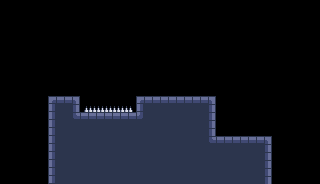

Below is a game level as drawn by its tile map, then a one-line description and the .tmx file that defines it, in full:
An orthogonal 40x23 tile map with 8x8 px tiles, 2 tile layers (Background, Base), 4 tilesets and 9 objects.

<map version="1.10" tiledversion="1.10.2" orientation="orthogonal" renderorder="right-down" width="40" height="23" tilewidth="8" tileheight="8" infinite="0" nextlayerid="4" nextobjectid="22">
 <tileset firstgid="1" source="tileset.tsx" />
 <tileset firstgid="1025" source="LevelEditor/big.tsx" />
 <tileset firstgid="1281" source="LevelEditor/small.tsx" />
 <tileset firstgid="2305" source="LevelEditor/wide.tsx" />
 <layer id="3" name="Background" width="40" height="23">
  <data encoding="csv">
0,0,0,0,0,0,0,0,0,0,0,0,0,0,0,0,0,0,0,0,0,0,0,0,0,0,0,0,0,0,0,0,0,0,0,0,0,0,0,0,
0,0,0,0,0,0,0,0,0,0,0,0,0,0,0,0,0,0,0,0,0,0,0,0,0,0,0,0,0,0,0,0,0,0,0,0,0,0,0,0,
0,0,0,0,0,0,0,0,0,0,0,0,0,0,0,0,0,0,0,0,0,0,0,0,0,0,0,0,0,0,0,0,0,0,0,0,0,0,0,0,
0,0,0,0,0,0,0,0,0,0,0,0,0,0,0,0,0,0,0,0,0,0,0,0,0,0,0,0,0,0,0,0,0,0,0,0,0,0,0,0,
0,0,0,0,0,0,0,0,0,0,0,0,0,0,0,0,0,0,0,0,0,0,0,0,0,0,0,0,0,0,0,0,0,0,0,0,0,0,0,0,
0,0,0,0,0,0,0,0,0,0,0,0,0,0,0,0,0,0,0,0,0,0,0,0,0,0,0,0,0,0,0,0,0,0,0,0,0,0,0,0,
0,0,0,0,0,0,0,0,0,0,0,0,0,0,0,0,0,0,0,0,0,0,0,0,0,0,0,0,0,0,0,0,0,0,0,0,0,0,0,0,
0,0,0,0,0,0,0,0,0,0,0,0,0,0,0,0,0,0,0,0,0,0,0,0,0,0,0,0,0,0,0,0,0,0,0,0,0,0,0,0,
0,0,0,0,0,0,0,0,0,0,0,0,0,0,0,0,0,0,0,0,0,0,0,0,0,0,0,0,0,0,0,0,0,0,0,0,0,0,0,0,
0,0,0,0,0,0,0,0,0,0,0,0,0,0,0,0,0,0,0,0,0,0,0,0,0,0,0,0,0,0,0,0,0,0,0,0,0,0,0,0,
0,0,0,0,0,0,0,0,0,0,0,0,0,0,0,0,0,0,0,0,0,0,0,0,0,0,0,0,0,0,0,0,0,0,0,0,0,0,0,0,
0,0,0,0,0,0,0,0,0,0,0,0,0,0,0,0,0,0,0,0,0,0,0,0,0,0,0,0,0,0,0,0,0,0,0,0,0,0,0,0,
0,0,0,0,0,0,0,0,0,0,0,0,0,0,0,0,0,0,0,0,0,0,0,0,0,0,0,0,0,0,0,0,0,0,0,0,0,0,0,0,
0,0,0,0,0,0,0,0,0,0,0,0,0,0,0,0,0,0,0,0,0,0,0,0,0,0,0,0,0,0,0,0,0,0,0,0,0,0,0,0,
0,0,0,0,0,0,0,0,0,0,0,0,0,0,0,0,0,0,0,0,0,0,0,0,0,0,0,0,0,0,0,0,0,0,0,0,0,0,0,0,
0,0,0,0,0,0,0,0,0,0,0,0,0,0,0,0,0,0,0,0,0,0,0,0,0,0,0,0,0,0,0,0,0,0,0,0,0,0,0,0,
0,0,0,0,0,0,0,0,0,0,0,0,0,0,0,0,0,0,0,0,0,0,0,0,0,0,0,0,0,0,0,0,0,0,0,0,0,0,0,0,
0,0,0,0,0,0,0,0,0,0,0,0,0,0,0,0,0,0,0,0,0,0,0,0,0,0,0,0,0,0,0,0,0,0,0,0,0,0,0,0,
0,0,0,0,0,0,0,0,0,0,0,0,0,0,0,0,0,0,0,0,0,0,0,0,0,0,0,0,0,0,0,0,0,0,0,0,0,0,0,0,
0,0,0,0,0,0,0,0,0,0,0,0,0,0,0,0,0,0,0,0,0,0,0,0,0,0,0,0,0,0,0,0,0,0,0,0,0,0,0,0,
0,0,0,0,0,0,0,0,0,0,0,0,0,0,0,0,0,0,0,0,0,0,0,0,0,0,0,0,0,0,0,0,0,0,0,0,0,0,0,0,
0,0,0,0,0,0,0,0,0,0,0,0,0,0,0,0,0,0,0,0,0,0,0,0,0,0,0,0,0,0,0,0,0,0,0,0,0,0,0,0,
0,0,0,0,0,0,0,0,0,0,0,0,0,0,0,0,0,0,0,0,0,0,0,0,0,0,0,0,0,0,0,0,0,0,0,0,0,0,0,0
</data>
 </layer>
 <layer id="1" name="Base" width="40" height="23">
  <data encoding="csv">
0,0,0,0,0,0,0,0,0,0,0,0,0,0,0,0,0,0,0,0,0,0,0,0,0,0,0,0,0,0,0,0,0,0,0,0,0,0,0,0,
0,0,0,0,0,0,0,0,0,0,0,0,0,0,0,0,0,0,0,0,0,0,0,0,0,0,0,0,0,0,0,0,0,0,0,0,0,0,0,0,
0,0,0,0,0,0,0,0,0,0,0,0,0,0,0,0,0,0,0,0,0,0,0,0,0,0,0,0,0,0,0,0,0,0,0,0,0,0,0,0,
0,0,0,0,0,0,0,0,0,0,0,0,0,0,0,0,0,0,0,0,0,0,0,0,0,0,0,0,0,0,0,0,0,0,0,0,0,0,0,0,
0,0,0,0,0,0,0,0,0,0,0,0,0,0,0,0,0,0,0,0,0,0,0,0,0,0,0,0,0,0,0,0,0,0,0,0,0,0,0,0,
0,0,0,0,0,0,0,0,0,0,0,0,0,0,0,0,0,0,0,0,0,0,0,0,0,0,0,0,0,0,0,0,0,0,0,0,0,0,0,0,
0,0,0,0,0,0,0,0,0,0,0,0,0,0,0,0,0,0,0,0,0,0,0,0,0,0,0,0,0,0,0,0,0,0,0,0,0,0,0,0,
0,0,0,0,0,0,0,0,0,0,0,0,0,0,0,0,0,0,0,0,0,0,0,0,0,0,0,0,0,0,0,0,0,0,0,0,0,0,0,0,
0,0,0,0,0,0,0,0,0,0,0,0,0,0,0,0,0,0,0,0,0,0,0,0,0,0,0,0,0,0,0,0,0,0,0,0,0,0,0,0,
0,0,0,0,0,0,0,0,0,0,0,0,0,0,0,0,0,0,0,0,0,0,0,0,0,0,0,0,0,0,0,0,0,0,0,0,0,0,0,0,
0,0,0,0,0,0,0,0,0,0,0,0,0,0,0,0,0,0,0,0,0,0,0,0,0,0,0,0,0,0,0,0,0,0,0,0,0,0,0,0,
0,0,0,0,0,0,0,0,0,0,0,0,0,0,0,0,0,0,0,0,0,0,0,0,0,0,0,0,0,0,0,0,0,0,0,0,0,0,0,0,
0,0,0,0,0,0,1,2,2,3,0,0,0,0,0,0,0,1,2,2,2,2,2,2,2,2,3,0,0,0,0,0,0,0,0,0,0,0,0,0,
0,0,0,0,0,0,33,34,34,35,257,226,226,226,226,226,259,33,34,34,34,34,34,34,34,34,35,0,0,0,0,0,0,0,0,0,0,0,0,0,
0,0,0,0,0,0,33,34,34,9,2,2,2,2,2,2,2,8,34,34,34,34,34,34,34,34,35,0,0,0,0,0,0,0,0,0,0,0,0,0,
0,0,0,0,0,0,33,34,34,34,34,34,34,34,34,34,34,34,34,34,34,34,34,34,34,34,35,0,0,0,0,0,0,0,0,0,0,0,0,0,
0,0,0,0,0,0,33,34,34,34,34,34,34,34,34,34,34,34,34,34,34,34,34,34,34,34,35,0,0,0,0,0,0,0,0,0,0,0,0,0,
0,0,0,0,0,0,33,34,34,34,34,34,34,34,34,34,34,34,34,34,34,34,34,34,34,34,9,2,2,2,2,2,2,3,0,0,0,0,0,0,
0,0,0,0,0,0,33,34,34,34,34,34,34,34,34,34,34,34,34,34,34,34,34,34,34,34,34,34,34,34,34,34,34,35,0,0,0,0,0,0,
0,0,0,0,0,0,33,34,34,34,34,34,34,34,34,34,34,34,34,34,34,34,34,34,34,34,34,34,34,34,34,34,34,35,0,0,0,0,0,0,
0,0,0,0,0,0,33,34,34,34,34,34,34,34,34,34,34,34,34,34,34,34,34,34,34,34,34,34,34,34,34,34,34,35,0,0,0,0,0,0,
0,0,0,0,0,0,33,34,34,34,34,34,34,34,34,34,34,34,34,34,34,34,34,34,34,34,34,34,34,34,34,34,34,35,0,0,0,0,0,0,
0,0,0,0,0,0,33,34,34,34,34,34,34,34,34,34,34,34,34,34,34,34,34,34,34,34,34,34,34,34,34,34,34,35,0,0,0,0,0,0
</data>
 </layer>
 <objectgroup id="2" name="Objects">
  <object id="1" gid="1025" x="150.25" y="91.5" width="16" height="16">
   <properties>
    <property name="object" value="player" />
   </properties>
  </object>
  <object id="2" gid="1377" x="200" y="93.3333" width="8" height="8">
   <properties>
    <property name="object" value="block" />
   </properties>
  </object>
  <object id="8" gid="1542" x="174" y="94.3333" width="8" height="8">
   <properties>
    <property name="object" value="number" />
    <property name="value" type="int" value="5" />
   </properties>
  </object>
  <object id="9" gid="1540" x="56.3333" y="90.6667" width="8" height="8">
   <properties>
    <property name="object" value="number" />
    <property name="value" type="int" value="3" />
   </properties>
  </object>
  <object id="10" x="100" y="32">
   <properties>
    <property name="height" type="int" value="1" />
    <property name="object" value="math_multi_row" />
    <property name="signals" value="0" />
    <property name="table" value="_+9=12" />
    <property name="width" type="int" value="10" />
   </properties>
   <point />
  </object>
  <object id="13" gid="2323" x="100" y="40" width="16" height="8">
   <properties>
    <property name="max" type="int" value="8" />
    <property name="min" type="int" value="0" />
    <property name="mode" value="vertical" />
    <property name="object" value="signal_platform" />
    <property name="signal" type="int" value="1" />
   </properties>
  </object>
  <object id="15" x="100" y="48">
   <properties>
    <property name="height" type="int" value="1" />
    <property name="object" value="math_multi_row" />
    <property name="signals" value="0" />
    <property name="table" value="_+7=12" />
    <property name="width" type="int" value="10" />
   </properties>
   <point />
  </object>
  <object id="20" gid="2321" x="240" y="136" width="16" height="8">
   <properties>
    <property name="object" value="button" />
    <property name="signal" type="int" value="1" />
   </properties>
  </object>
  <object id="21" gid="2323" x="224" y="104" width="16" height="8">
   <properties>
    <property name="max" type="int" value="3" />
    <property name="min" type="int" value="0" />
    <property name="mode" value="vertical" />
    <property name="object" value="signal_platform" />
    <property name="signal" type="int" value="1" />
   </properties>
  </object>
 </objectgroup>
</map>
